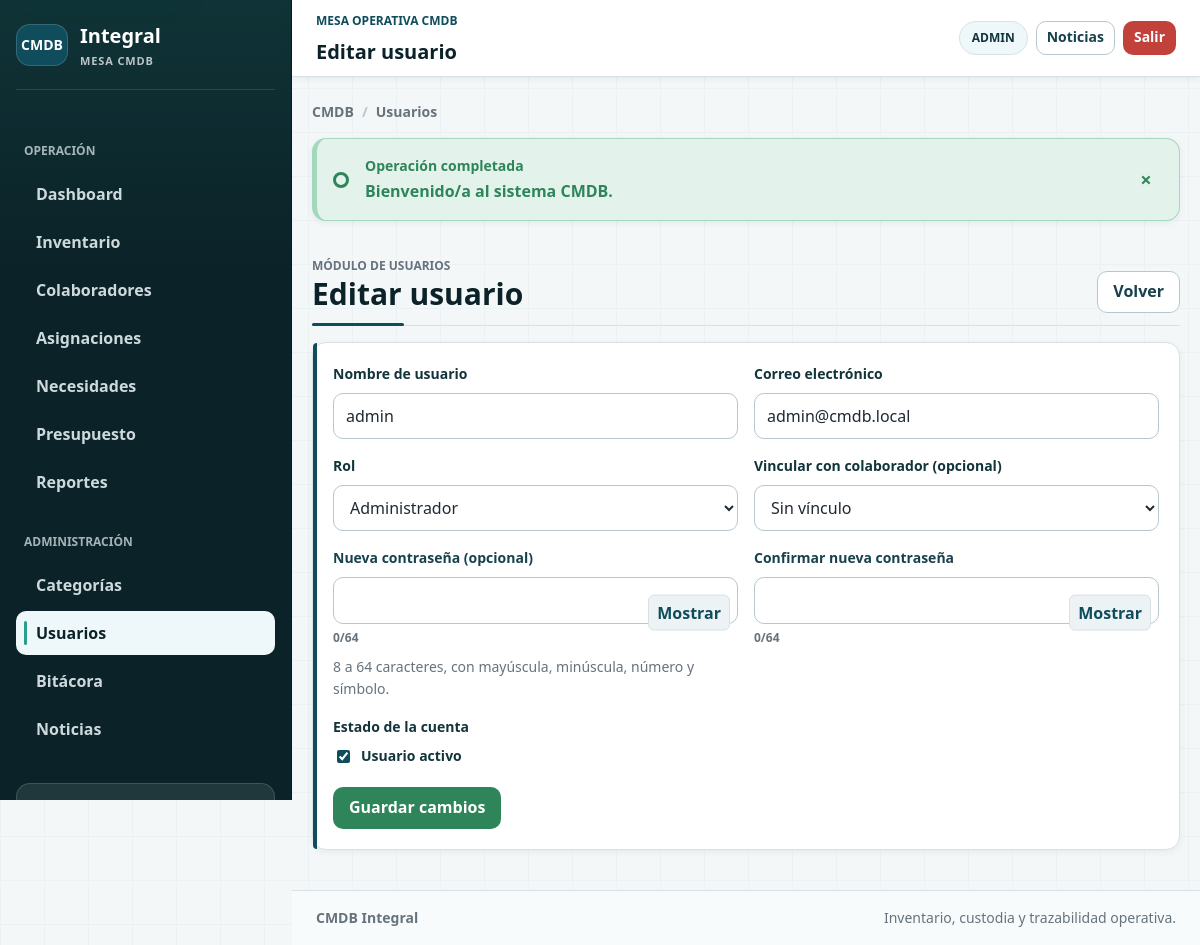
Page /CMDB_Semestral/public/users/edit?id=1 (signed in) on the committed database.
### tables this page shows
CREATE TABLE `usuarios` (
  `id` int UNSIGNED NOT NULL,
  `colaborador_id` int UNSIGNED DEFAULT NULL,
  `nombre_usuario` varchar(50) NOT NULL,
  `email` varchar(150) NOT NULL,
  `password_hash` varchar(255) NOT NULL,
  `rol` enum('ADMIN','OPERADOR','COLABORADOR') NOT NULL DEFAULT 'OPERADOR',
  `activo` tinyint(1) NOT NULL DEFAULT '1',
  `estado_cuenta` enum('ACTIVO','BLOQUEADO') NOT NULL DEFAULT 'ACTIVO',
  `intentos_fallidos` tinyint UNSIGNED NOT NULL DEFAULT '0',
  `ultimo_login_at` datetime DEFAULT NULL,
  `created_at` timestamp NOT NULL DEFAULT CURRENT_TIMESTAMP,
  `updated_at` timestamp NOT NULL DEFAULT CURRENT_TIMESTAMP ON UPDATE CURRENT_TIMESTAMP
);

### app/Views/users/form.php (the view, shortened to what the rows shown need)
<?php
$editing = is_array($user ?? null);
$field = static fn (string $key, mixed $default = ''): mixed => old_value($key, $user[$key] ?? $default);
?>
<section class="section-header">
    <div>
        <h1><?= e($editing ? 'Editar usuario' : 'Registrar usuario') ?></h1>
    </div>
</section>
<form class="card form-card" method="post" action="<?= url($editing ? 'users/update' : 'users/store') ?>">
    <div class="form-grid">
        <div class="form-group">
            <label>Nombre de usuario</label>
            <input name="nombre_usuario" value="<?= e($field('nombre_usuario')) ?>" required>
        </div>
        <div class="form-group">
            <label>Correo electrónico</label>
            <input type="email" name="email" value="<?= e($field('email')) ?>" required>
        </div>
    </div>
</form>

### app/Views/layout/header.php (shortened to what the rows shown need)
<?php
$sessionUser = Auth::user();
$isAuthenticated = Auth::check();
$isInternal = Auth::isInternal();
$basePath = rtrim((string) Config::get('app.base_path', ''), '/');
$requestPath = parse_url($_SERVER['REQUEST_URI'] ?? '/', PHP_URL_PATH) ?: '/';
if ($basePath !== '' && str_starts_with($requestPath, $basePath)) {
    $requestPath = substr($requestPath, strlen($basePath)) ?: '/';
}
$requestPath = trim($requestPath, '/');
$isCurrent = static function (string $path) use ($requestPath): bool {
    $path = trim($path, '/');
    return $path === ''
        ? $requestPath === ''
        : ($requestPath === $path || str_starts_with($requestPath, $path . '/'));
};
$primaryNav = [
    ['label' => 'Dashboard', 'path' => 'dashboard', 'permission' => 'dashboard.view'],
    ['label' => 'Inventario', 'path' => 'inventory', 'permission' => 'inventory.view'],
    ['label' => 'Colaboradores', 'path' => 'collaborators', 'permission' => 'collaborators.view'],
    ['label' => 'Asignaciones', 'path' => 'assignments', 'permission' => 'assignments.view'],
    ['label' => 'Necesidades', 'path' => 'needs', 'permission' => 'needs.view'],
    ['label' => 'Presupuesto', 'path' => 'budgets', 'permission' => 'budgets.view'],
    ['label' => 'Reportes', 'path' => 'reports', 'permission' => 'reports.view'],
];
$adminNav = [
    ['label' => 'Categorías', 'path' => 'categories', 'permission' => 'categories.view'],
    ['label' => 'Usuarios', 'path' => 'users', 'permission' => 'users.manage'],
    ['label' => 'Bitácora', 'path' => 'audit', 'permission' => 'audit.view'],
    ['label' => 'Noticias', 'path' => 'news/admin', 'permission' => 'news.manage'],
];
?>
<!doctype html>
<html lang="es">
<head>
    <link rel="stylesheet" href="<?= asset('css/app.css') ?>">
</head>
<body class="<?= $isAuthenticated ? 'app-body' : 'public-body' ?>">
<?php if ($isAuthenticated): ?>
<div class="app-shell" data-app-shell>
    <aside class="app-sidebar" id="app-sidebar" aria-label="Navegación del sistema">
        <a class="brand app-brand" href="<?= url($isInternal ? 'dashboard' : 'portal') ?>">
            <span class="brand-mark">CMDB</span>
            <span><strong>Integral</strong><small>Mesa CMDB</small></span>
        </a>
        <nav class="sidebar-nav">
            <?php if (Auth::isCollaborator()): ?>
                <p class="nav-group-label">Portal</p>
                <a class="nav-item <?= $isCurrent('portal') ? 'is-current' : '' ?>" href="<?= url('portal') ?>" <?= $isCurrent('portal') ? 'aria-current="page"' : '' ?>>Mi portal</a>
                <a class="nav-item <?= $isCurrent('portal/password') ? 'is-current' : '' ?>" href="<?= url('portal/password') ?>" <?= $isCurrent('portal/password') ? 'aria-current="page"' : '' ?>>Cambiar contraseña</a>
            <?php else: ?>
                <p class="nav-group-label">Operación</p>
                <?php foreach ($primaryNav as $navItem): ?>
                    <?php if (Auth::can($navItem['permission'])): ?>
                        <a class="nav-item <?= $isCurrent($navItem['path']) ? 'is-current' : '' ?>" href="<?= url($navItem['path']) ?>" <?= $isCurrent($navItem['path']) ? 'aria-current="page"' : '' ?>><?= e($navItem['label']) ?></a>
                    <?php endif; ?>
                <?php endforeach; ?>
                <p class="nav-group-label">Administración</p>
                <?php foreach ($adminNav as $navItem): ?>
                    <?php if (Auth::can($navItem['permission'])): ?>
                        <a class="nav-item <?= $isCurrent($navItem['path']) ? 'is-current' : '' ?>" href="<?= url($navItem['path']) ?>" <?= $isCurrent($navItem['path']) ? 'aria-current="page"' : '' ?>><?= e($navItem['label']) ?></a>
                    <?php endif; ?>
                <?php endforeach; ?>
            <?php endif; ?>
        </nav>
        <div class="sidebar-card">
        </div>
    </aside>
    <div class="app-workspace">
        <header class="app-topbar">
            <div>
                <p class="eyebrow">Mesa operativa CMDB</p>
                <strong><?= e($title ?? 'Panel principal') ?></strong>
            </div>
            <div class="topbar-actions">
                <span class="topbar-role"><?= e($sessionUser['rol'] ?? '') ?></span>
                <a class="btn btn-light btn-small" href="<?= url('news') ?>">Noticias</a>
                <form class="logout-form" method="post" action="<?= url('logout') ?>">
                    <button class="btn btn-danger btn-small" type="submit">Salir</button>
                </form>
            </div>
        </header>
        <main id="contenido" class="app-main" tabindex="-1">
<?php endif; ?>

### rows in the picture
usuarios: rol "ADMIN", nombre_usuario "admin", email "admin@cmdb.local"

### other values in the picture
$navItem['label'] "Dashboard"
$navItem['label'] "Inventario"
$navItem['label'] "Colaboradores"
$navItem['label'] "Asignaciones"
$navItem['label'] "Necesidades"
$navItem['label'] "Presupuesto"
$navItem['label'] "Reportes"
$navItem['label'] "Categorías"
$navItem['label'] "Usuarios"
$navItem['label'] "Bitácora"
$navItem['label'] "Noticias"
$title "Editar usuario"
$success "Bienvenido/a al sistema CMDB."
$editing ? 'Editar usuario' : 'Registrar usuario' "Editar usuario"
